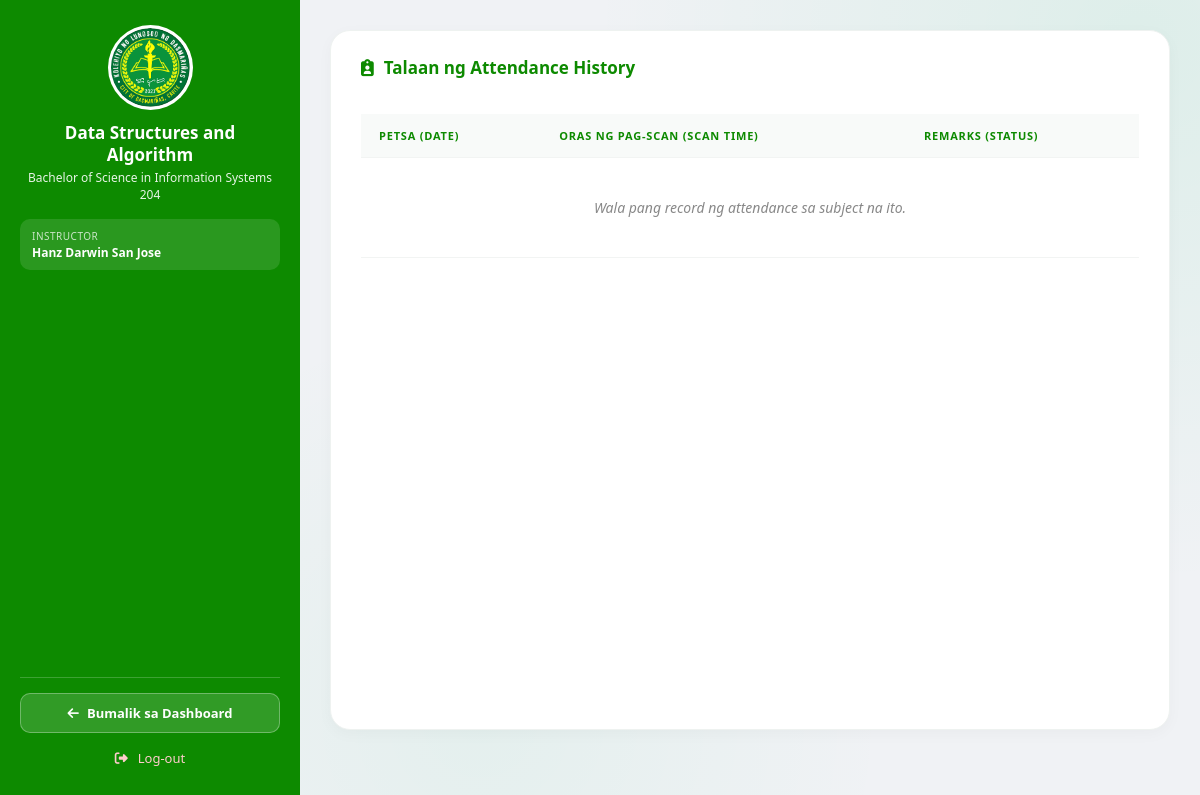
The app's page /view_attendance.php?subject_id=6 (signed in) with its own data.
### tables this page shows
CREATE TABLE `teacher_subjects` (
  `id` int(11) NOT NULL,
  `teacher_id` int(11) NOT NULL,
  `subject_name` varchar(255) NOT NULL,
  `section_name` varchar(255) DEFAULT NULL,
  `class_code` varchar(20) DEFAULT NULL
);

CREATE TABLE `users` (
  `id` int(11) NOT NULL,
  `first_name` varchar(100) NOT NULL,
  `middle_name` varchar(100) DEFAULT NULL,
  `last_name` varchar(100) NOT NULL,
  `id_number` varchar(50) NOT NULL,
  `email` varchar(100) NOT NULL,
  `password` varchar(255) NOT NULL,
  `reset_code` varchar(10) DEFAULT NULL,
  `reset_expires` datetime DEFAULT NULL,
  `role` varchar(50) NOT NULL,
  `profile_pic` varchar(255) DEFAULT NULL,
  `created_at` timestamp NOT NULL DEFAULT current_timestamp(),
  `section` varchar(100) DEFAULT NULL,
  `institute` varchar(255) DEFAULT NULL,
  `position` varchar(255) DEFAULT NULL
);

### view_attendance.php (the view, shortened to what this page needs)
<?php
require_once 'db_connect.php';
$student_id = $_SESSION['user_id'];
$subject_id = isset($_GET['subject_id']) ? intval($_GET['subject_id']) : 0;
$stmt_sub = $conn->prepare("
    SELECT ts.subject_name, ts.section_name, CONCAT(u.first_name, ' ', u.last_name) as teacher_name, u.profile_pic as teacher_pic
    FROM teacher_subjects ts
    JOIN users u ON ts.teacher_id = u.id
    WHERE ts.id = ?
");
$stmt_sub->bind_param("i", $subject_id);
$stmt_sub->execute();
$subject = $stmt_sub->get_result()->fetch_assoc();
?>
<!DOCTYPE html>
<html lang="en">
<head>
    <link rel="stylesheet" href="https://cdnjs.cloudflare.com/ajax/libs/font-awesome/6.4.0/css/all.min.css">
    <link rel="stylesheet" href="style.css?v=<?php echo time(); ?>">
</head>
<body>
    <div class="sidebar">
        <div class="sidebar-top-content">
            <?php if (!empty($subject['teacher_pic']) && file_exists($subject['teacher_pic'])): ?>
                <img src="<?php echo htmlspecialchars($subject['teacher_pic']); ?>" alt="Teacher" class="teacher-avatar">
            <?php else: ?>
                <div class="teacher-avatar">
                    <i class="fa-solid fa-chalkboard-user"></i>
                </div>
            <?php endif; ?>
            <h3 style="font-size: 17px; margin-bottom: 4px;"><?php echo htmlspecialchars($subject['subject_name']); ?></h3>
            <p style="font-size: 12px; opacity: 0.9; margin-bottom: 15px;">
                <?php echo htmlspecialchars($subject['section_name']); ?>
            </p>
            <div style="background: rgba(255,255,255,0.12); padding: 10px 12px; border-radius: 10px; width: 100%; box-sizing: border-box; text-align: left;">
                <span style="font-size: 10px; text-transform: uppercase; opacity: 0.75; letter-spacing: 0.5px; display: block; margin-bottom: 2px;">Instructor</span>
                <strong style="font-size: 12px; display: block; line-height: 1.3;"><?php echo ucwords(strtolower(htmlspecialchars($subject['teacher_name']))); ?></strong>
            </div>
        </div>
        <div>
            <div class="sidebar-divider"></div>
            <a href="student_dashboard.php" class="btn-back-sidebar"><i class="fa-solid fa-arrow-left"></i> Bumalik sa Dashboard</a>
            <a href="logout.php" class="logout-link"><i class="fa-solid fa-right-from-bracket"></i> Log-out</a>
        </div>
    </div>
    <div class="main-content">
        <div class="styled-card">
            <h3 style="margin-top: 0; color: #0d8a00; font-size: 17px; display: flex; align-items: center; gap: 10px; margin-bottom: 20px;">
                <i class="fa-solid fa-clipboard-user"></i> Talaan ng Attendance History
            </h3>
            <div class="table-container">
                <table>
                    <thead>
                        <tr>
                            <th>Petsa (Date)</th>
                            <th>Oras ng Pag-scan (Scan Time)</th>
                            <th>Remarks (Status)</th>
                        </tr>
                    </thead>
                    <tbody>
                        <?php
                        $stmt = $conn->prepare("
                            SELECT scanned_at, status
                            FROM attendance
                            WHERE student_id = ? AND subject_id = ?
                            ORDER BY scanned_at DESC
                        ");
                        $stmt->bind_param("ii", $student_id, $subject_id);
                        $stmt->execute();
                        $result = $stmt->get_result();
                        if ($result->num_rows > 0) {
                            while ($row = $result->fetch_assoc()) {
                                $scan_time = strtotime($row['scanned_at']);
                                $date_formatted = date('F d, Y', $scan_time);
                                $time_formatted = date('h:i:s A', $scan_time);
                                $status = trim($row['status']);
                                if (strcasecmp($status, 'Present') === 0) {
                                    $remark = '<span class="badge-present"><i class="fa-solid fa-circle-check"></i> Present</span>';
                                } elseif (strcasecmp($status, 'Late') === 0) {
                                    $remark = '<span class="badge-late"><i class="fa-solid fa-clock"></i> Late</span>';
                                } else {
                                    $remark = '<span class="badge-absent"><i class="fa-solid fa-circle-xmark"></i> ' . htmlspecialchars($status) . '</span>';
                                }
                                echo "<tr>
                                    <td>{$date_formatted}</td>
                                    <td>{$time_formatted}</td>
                                    <td>{$remark}</td>
                                </tr>";
                            }
                        } else {
                            echo "<tr><td colspan='3' style='text-align: center; color: #888; padding: 40px; font-style: italic;'>Wala pang record ng attendance sa subject na ito.</td></tr>";
                        }
                        ?>
                    </tbody>
                </table>
            </div>
        </div>
    </div>
</body>
</html>

### style.css (style rules this page uses)
* { margin: 0; padding: 0; box-sizing: border-box; }
html, body { width: 100%; min-height: 100vh; }
body { font-family: 'Segoe UI', Tahoma, Geneva, Verdana, sans-serif; color: #1e293b; display: flex; background-color: #f0f4f3; background-image: radial-gradient(circle at 95% 5%, rgba(0, 191, 99, 0.08) 0%, transparent 40%), radial-gradient(circle at 40% 90%, rgba(0, 191, 99, 0.05) 0%, transparent 40%); }

### view_attendance.php (style rules this page uses)
body { background-color: #f0f2f5; font-family: 'Segoe UI', Tahoma, Geneva, Verdana, sans-serif; margin: 0; display: flex; min-height: 100vh; }
.sidebar { width: 300px; background: #0d8a00; color: #ffffff; display: flex; flex-direction: column; justify-content: space-between; padding: 25px 20px; box-sizing: border-box; position: fixed; height: 100vh; left: 0; top: 0; overflow-y: auto; }
.sidebar-top-content { display: flex; flex-direction: column; align-items: center; text-align: center; }
.teacher-avatar { width: 85px; height: 85px; border-radius: 50%; margin-bottom: 12px; object-fit: cover; border: 3px solid rgba(255, 255, 255, 0.2); background: #ffffff; display: flex; align-items: center; justify-content: center; color: #0d8a00; font-size: 35px; }
.sidebar h3 { font-size: 16px; margin: 0 0 5px 0; font-weight: 700; line-height: 1.3; }
.sidebar p { font-size: 12px; margin: 0 0 20px 0; opacity: 0.85; line-height: 1.4; }
.sidebar-divider { width: 100%; height: 1px; background: rgba(255, 255, 255, 0.2); margin: 15px 0; }
.btn-back-sidebar { display: flex; align-items: center; justify-content: center; gap: 8px; background: rgba(255, 255, 255, 0.15); color: #ffffff; border: 1px solid rgba(255, 255, 255, 0.3); padding: 10px; border-radius: 10px; text-decoration: none; font-weight: 600; font-size: 13px; transition: all 0.2s ease; width: 100%; box-sizing: border-box; margin-bottom: 8px; }
.logout-link { color: #ffcccc; display: flex; align-items: center; gap: 10px; text-decoration: none; font-size: 13px; padding: 8px 10px; justify-content: center; transition: opacity 0.2s; }
.main-content { margin-left: 300px; flex: 1; padding: 30px; box-sizing: border-box; max-width: calc(100% - 300px); }
.styled-card { background: #ffffff; border-radius: 20px; padding: 25px 30px; box-shadow: 0 4px 15px rgba(0, 0, 0, 0.03); border: 1px solid #eef2f0; min-height: calc(100vh - 100px); box-sizing: border-box; }
.table-container { width: 100%; overflow-x: auto; }
table { width: 100%; border-collapse: collapse; margin-top: 15px; }
th, td { padding: 14px 18px; text-align: left; border-bottom: 1px solid #f2f4f3; font-size: 14px; }
th { background-color: #f8faf9; color: #0d8a00; font-weight: 700; text-transform: uppercase; font-size: 11px; letter-spacing: 0.8px; }

### records on screen
teacher_subjects: users.profile_pic (picture), subject_name "Data Structures and Algorithm", section_name "Bachelor of Science in Information Systems 204"

### other values on screen
$subject['teacher_name'] "Hanz Darwin San Jose"
